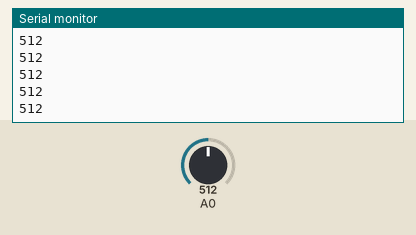
This sketch was run on a simulated Arduino Uno, built with avr-gcc and run on an emulated ATmega328P. Shown: the last lines printed to the serial monitor. The test bench sets the inputs (shaded band); at power-on: A0 = 512.

Above: at 1.2 s.
1.3 s: A0 set to 716
At 2.2 s:
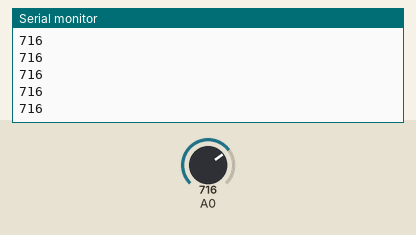
2.8 s: A0 set to 900
At 3.9 s:
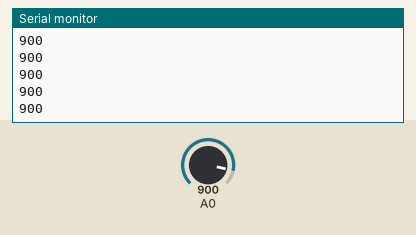
Timing chart, 0 to 5.8 s (numbered marks = the images above; inputs shaded):
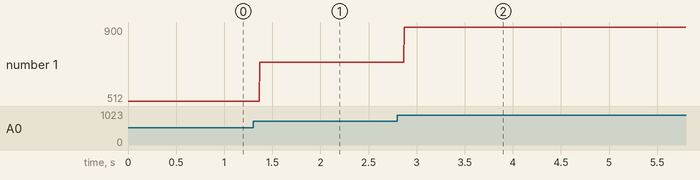

Measured:
- after the input at 1.3 s, the serial monitor: prints a new line after 0.07 s (image 1)
- after the input at 2.8 s, the serial monitor: prints a new line after 0.07 s (image 2)
- plotted number 1: 512 → 716 after the input at 1.3 s, 716 → 900 after the input at 2.8 s

The sketch:

Water_level_Sensor.ino
```cpp
void setup() {
  Serial.begin(9600);
}

void loop() {
  int sensor=analogRead(A0);
  Serial.println(sensor);
}
```
